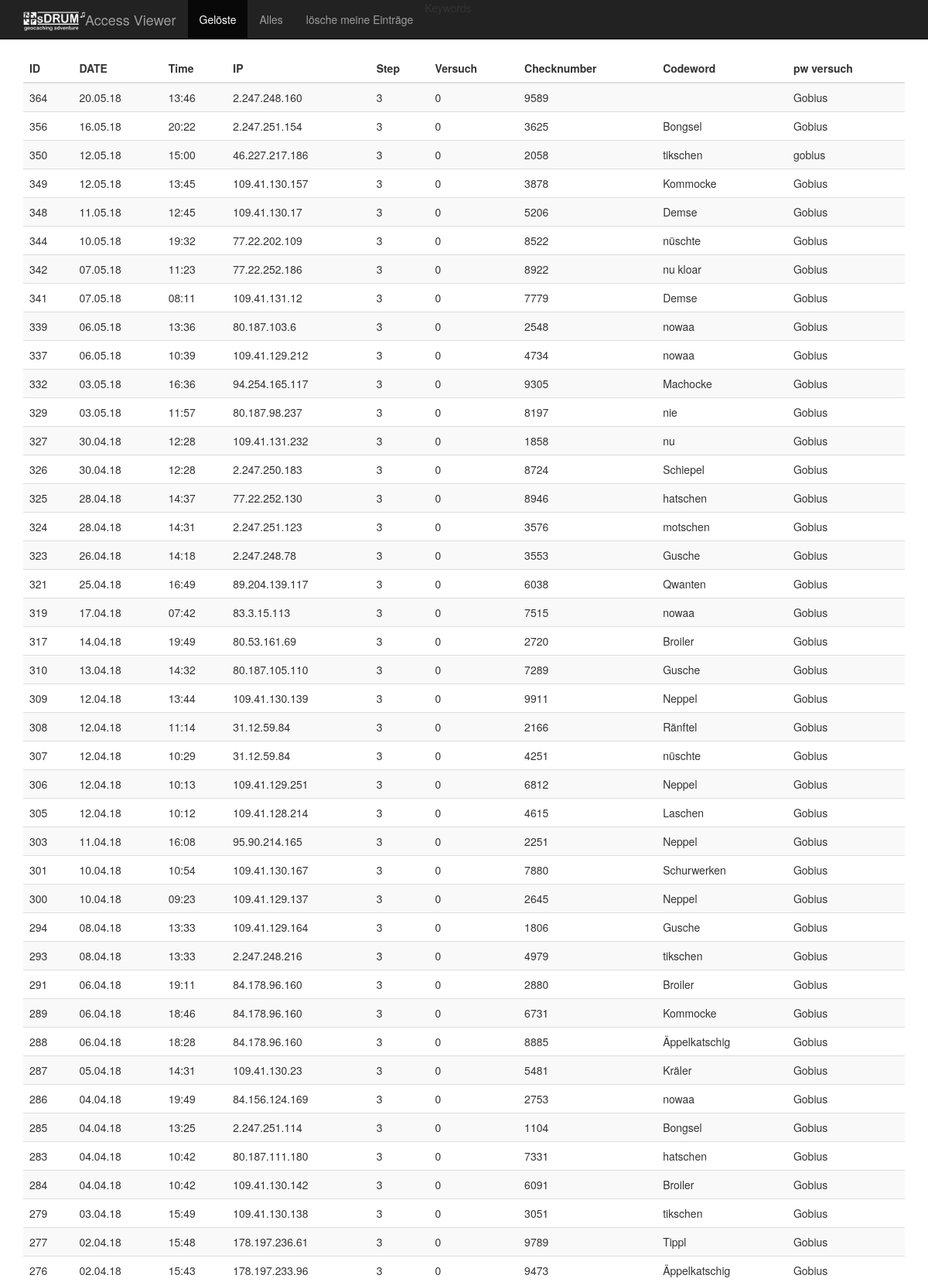
The page /show_access1.php?a=view&mode=solved (upper part) on the database its author committed.
### tables this page shows
CREATE TABLE "access_list" (
	`id`	INTEGER PRIMARY KEY AUTOINCREMENT,
	`ip_adress`	TEXT,
	`ts`	INTEGER,
	`pw`	TEXT,
	`try`	INTEGER,
	`step`	INTEGER,
	`cross`	INTEGER,
	`codeword`	TEXT
);

### show_access1.php (the view, shortened to what this page needs)
<!DOCTYPE html>
<html lang="de">
  <head>
    <link href="include/bootstrap-3.3.5-dist/css/bootstrap.min.css" rel="stylesheet">
  </head>
  <body>
    <nav class="navbar navbar-default navbar-fixed-top navbar-inverse">
      <div class="container">
        <div class="navbar-header">
          <a class="navbar-brand" href="#">Access Viewer<img src="sDRUM_Logo_invers.png" style="width:80px; float:left;"/></a>
        </div>
        <div id="navbar" class="navbar-collapse collapse">
          <ul class="nav navbar-nav">
            <li class="active"><a href="show_access1.php?a=view&mode=solved">Gelöste</a></li>
            <li><a href="show_access1.php?a=view&mode=all">Alles</a></li>
            <li><a href="show_access1.php?a=drop_me&mode=">lösche meine Einträge</a></li>
            <li id="menu_keywords">Keywords</li>
          </ul>
        </div>
      </div>
    </nav>
    <div class="container">
   <div class="table-responsive">
<?php
$action = '';
function ts_short($ts)
{
  $temp = bcdiv($ts, 86400, 0);
  return ($temp);
}
function get_table($mode)
{
  $date_ts_now = ts_short(time());
  $db = new SQLite3(DB_NAME);
  if(($mode == '')||($mode == 'solved')){
    $q = "SELECT * FROM access_list WHERE step == 3 ORDER BY ts DESC LIMIT 50";
  }else{
    $q = "SELECT * FROM access_list ORDER BY ts DESC LIMIT 50";
  }
$results = $db->query($q);
  $tbl = '<table class="table table-striped">';
  $tbl .= "<thead style=\"text-align:left;\">";
  $tbl .= "<tr>";
  $tbl .= "<th >ID</th>";
  $tbl .= "<th >DATE</th>";
  $tbl .= "<th >Time</th>";
  $tbl .= "<th >IP</th>";
  $tbl .= "<th >Step</th>";
  $tbl .= "<th >Versuch</th>";
  $tbl .= "<th >Checknumber</th>";
  $tbl .= "<th >Codeword</th>";
  $tbl .= "<th >pw versuch</th>";
  $tbl .= "</tr>";
  $tbl .= "</thead>";
  $tbl .= "<tbody>";
  while ($row = $results->fetchArray()) {
     $css = '';
     $date_ts = ts_short($row['ts']);
     if($date_ts == $date_ts_now){$css = 'class="success"';$datum = "Heute";}else
     if($date_ts == $date_ts_now-1){$css = 'class="info"';$datum = "Gestern";}else
      {
       $datum = date("d.m.y",$row['ts'] );
      }
     $tbl .= "<tr $css>";
     $tbl .= "<td>".$row['id']."</td>";
     $tbl .= "<td>".$datum."</td>";
     $tbl .= "<td>".date("H:i",$row['ts'] )."</td>";
     $tbl .= "<td>".$row['ip_adress']."</td>";
     $tbl .= "<td>".$row['step']."</td>";
     $tbl .= "<td>".$row['try']."</td>";
     $tbl .= "<td>".$row['cross']."</td>";
     $tbl .= "<td>".$row['codeword']."</td>";
     $tbl .= "<td>".$row['pw']."</td>";
     $tbl .= "</tr>";
  }
  $tbl .= "</tbody>";
  $tbl .= '</table>';
  return $tbl;
}
if (isset($_REQUEST['a']))
{
  $action = $_REQUEST['a'];
  $mode = '';
  if(isset($_REQUEST['mode'])){$mode = $_REQUEST['mode'];}
}
if($action == 'view')
{
  print get_table($mode);
}
?>
    </div>
    </div>
  </body>
</html>

### show_access1.php (style rules this page uses)
body { padding-top: 70px; }

### rows shown on the page
access_list: id "364", ts "20.05.18", ts "13:46", ip_adress "2.247.248.160", step "3", try "0", cross "9589", pw "Gobius"
access_list: id "356", ts "16.05.18", ts "20:22", ip_adress "2.247.251.154", step "3", try "0", cross "3625", codeword "Bongsel", pw "Gobius"
access_list: id "350", ts "12.05.18", ts "15:00", ip_adress "46.227.217.186", step "3", try "0", cross "2058", codeword "tikschen", pw "gobius"
access_list: id "349", ts "12.05.18", ts "13:45", ip_adress "109.41.130.157", step "3", try "0", cross "3878", codeword "Kommocke", pw "Gobius"
access_list: id "348", ts "11.05.18", ts "12:45", ip_adress "109.41.130.17", step "3", try "0", cross "5206", codeword "Demse", pw "Gobius"
access_list: id "344", ts "10.05.18", ts "19:32", ip_adress "77.22.202.109", step "3", try "0", cross "8522", codeword "nüschte", pw "Gobius"
access_list: id "342", ts "07.05.18", ts "11:23", ip_adress "77.22.252.186", step "3", try "0", cross "8922", codeword "nu kloar", pw "Gobius"
access_list: id "341", ts "07.05.18", ts "08:11", ip_adress "109.41.131.12", step "3", try "0", cross "7779", codeword "Demse", pw "Gobius"
access_list: id "339", ts "06.05.18", ts "13:36", ip_adress "80.187.103.6", step "3", try "0", cross "2548", codeword "nowaa", pw "Gobius"
access_list: id "337", ts "06.05.18", ts "10:39", ip_adress "109.41.129.212", step "3", try "0", cross "4734", codeword "nowaa", pw "Gobius"
access_list: id "332", ts "03.05.18", ts "16:36", ip_adress "94.254.165.117", step "3", try "0", cross "9305", codeword "Machocke", pw "Gobius"
access_list: id "329", ts "03.05.18", ts "11:57", ip_adress "80.187.98.237", step "3", try "0", cross "8197", codeword "nie", pw "Gobius"
access_list: id "327", ts "30.04.18", ts "12:28", ip_adress "109.41.131.232", step "3", try "0", cross "1858", codeword "nu", pw "Gobius"
access_list: id "326", ts "30.04.18", ts "12:28", ip_adress "2.247.250.183", step "3", try "0", cross "8724", codeword "Schiepel", pw "Gobius"
access_list: id "325", ts "28.04.18", ts "14:37", ip_adress "77.22.252.130", step "3", try "0", cross "8946", codeword "hatschen", pw "Gobius"
access_list: id "324", ts "28.04.18", ts "14:31", ip_adress "2.247.251.123", step "3", try "0", cross "3576", codeword "motschen", pw "Gobius"
access_list: id "323", ts "26.04.18", ts "14:18", ip_adress "2.247.248.78", step "3", try "0", cross "3553", codeword "Gusche", pw "Gobius"
access_list: id "321", ts "25.04.18", ts "16:49", ip_adress "89.204.139.117", step "3", try "0", cross "6038", codeword "Qwanten", pw "Gobius"
access_list: id "319", ts "17.04.18", ts "07:42", ip_adress "83.3.15.113", step "3", try "0", cross "7515", codeword "nowaa", pw "Gobius"
access_list: id "317", ts "14.04.18", ts "19:49", ip_adress "80.53.161.69", step "3", try "0", cross "2720", codeword "Broiler", pw "Gobius"
access_list: id "310", ts "13.04.18", ts "14:32", ip_adress "80.187.105.110", step "3", try "0", cross "7289", codeword "Gusche", pw "Gobius"
access_list: id "309", ts "12.04.18", ts "13:44", ip_adress "109.41.130.139", step "3", try "0", cross "9911", codeword "Neppel", pw "Gobius"
access_list: id "308", ts "12.04.18", ts "11:14", ip_adress "31.12.59.84", step "3", try "0", cross "2166", codeword "Ränftel", pw "Gobius"
access_list: id "307", ts "12.04.18", ts "10:29", ip_adress "31.12.59.84", step "3", try "0", cross "4251", codeword "nüschte", pw "Gobius"
access_list: id "306", ts "12.04.18", ts "10:13", ip_adress "109.41.129.251", step "3", try "0", cross "6812", codeword "Neppel", pw "Gobius"
access_list: id "305", ts "12.04.18", ts "10:12", ip_adress "109.41.128.214", step "3", try "0", cross "4615", codeword "Laschen", pw "Gobius"
access_list: id "303", ts "11.04.18", ts "16:08", ip_adress "95.90.214.165", step "3", try "0", cross "2251", codeword "Neppel", pw "Gobius"
access_list: id "301", ts "10.04.18", ts "10:54", ip_adress "109.41.130.167", step "3", try "0", cross "7880", codeword "Schurwerken", pw "Gobius"
access_list: id "300", ts "10.04.18", ts "09:23", ip_adress "109.41.129.137", step "3", try "0", cross "2645", codeword "Neppel", pw "Gobius"
access_list: id "294", ts "08.04.18", ts "13:33", ip_adress "109.41.129.164", step "3", try "0", cross "1806", codeword "Gusche", pw "Gobius"
access_list: id "293", ts "08.04.18", ts "13:33", ip_adress "2.247.248.216", step "3", try "0", cross "4979", codeword "tikschen", pw "Gobius"
access_list: id "291", ts "06.04.18", ts "19:11", ip_adress "84.178.96.160", step "3", try "0", cross "2880", codeword "Broiler", pw "Gobius"
access_list: id "289", ts "06.04.18", ts "18:46", ip_adress "84.178.96.160", step "3", try "0", cross "6731", codeword "Kommocke", pw "Gobius"
access_list: id "288", ts "06.04.18", ts "18:28", ip_adress "84.178.96.160", step "3", try "0", cross "8885", codeword "Äppelkatschig", pw "Gobius"
access_list: id "287", ts "05.04.18", ts "14:31", ip_adress "109.41.130.23", step "3", try "0", cross "5481", codeword "Kräler", pw "Gobius"
access_list: id "286", ts "04.04.18", ts "19:49", ip_adress "84.156.124.169", step "3", try "0", cross "2753", codeword "nowaa", pw "Gobius"
access_list: id "285", ts "04.04.18", ts "13:25", ip_adress "2.247.251.114", step "3", try "0", cross "1104", codeword "Bongsel", pw "Gobius"
access_list: id "283", ts "04.04.18", ts "10:42", ip_adress "80.187.111.180", step "3", try "0", cross "7331", codeword "hatschen", pw "Gobius"
access_list: id "284", ts "04.04.18", ts "10:42", ip_adress "109.41.130.142", step "3", try "0", cross "6091", codeword "Broiler", pw "Gobius"
access_list: id "279", ts "03.04.18", ts "15:49", ip_adress "109.41.130.138", step "3", try "0", cross "3051", codeword "tikschen", pw "Gobius"
access_list: id "277", ts "02.04.18", ts "15:48", ip_adress "178.197.236.61", step "3", try "0", cross "9789", codeword "Tippl", pw "Gobius"
access_list: id "276", ts "02.04.18", ts "15:43", ip_adress "178.197.233.96", step "3", try "0", cross "9473", codeword "Äppelkatschig", pw "Gobius"
